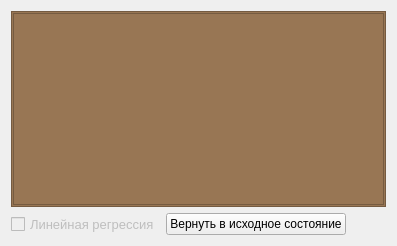
            <widget class="QWidget" name="tab_mainTests_pressure">
             <attribute name="title">
              <string>График давления от перемещения</string>
             </attribute>
             <layout class="QVBoxLayout" name="verticalLayout_57">
              <item>
               <widget class="QFrame" name="frame_chartPressure">
                <property name="autoFillBackground">
                 <bool>false</bool>
                </property>
                <property name="styleSheet">
                 <string notr="true">background-color: rgb(152, 118, 84);</string>
                </property>
                <property name="frameShape">
                 <enum>QFrame::Shape::StyledPanel</enum>
                </property>
                <property name="frameShadow">
                 <enum>QFrame::Shadow::Raised</enum>
                </property>
                <layout class="QVBoxLayout" name="verticalLayout_13">
                 <property name="spacing">
                  <number>3</number>
                 </property>
                 <property name="leftMargin">
                  <number>1</number>
                 </property>
                 <property name="topMargin">
                  <number>1</number>
                 </property>
                 <property name="rightMargin">
                  <number>1</number>
                 </property>
                 <property name="bottomMargin">
                  <number>1</number>
                 </property>
                 <item>
                  <widget class="Widgets::Chart::ChartView" name="Chart_pressure"/>
                 </item>
                </layout>
               </widget>
              </item>
              <item>
               <layout class="QHBoxLayout" name="horizontalLayout_regression">
                <item>
                 <widget class="QCheckBox" name="checkBox_regression">
                  <property name="enabled">
                   <bool>false</bool>
                  </property>
                  <property name="sizePolicy">
                   <sizepolicy hsizetype="Minimum" vsizetype="Preferred">
                    <horstretch>0</horstretch>
                    <verstretch>0</verstretch>
                   </sizepolicy>
                  </property>
                  <property name="font">
                   <font>
                    <family>Segoe UI</family>
                    <pointsize>10</pointsize>
                   </font>
                  </property>
                  <property name="text">
                   <string>Линейная регрессия</string>
                  </property>
                  <property name="checkable">
                   <bool>true</bool>
                  </property>
                  <property name="checked">
                   <bool>false</bool>
                  </property>
                  <property name="tristate">
                   <bool>false</bool>
                  </property>
                 </widget>
                </item>
                <item>
                 <widget class="QPushButton" name="pushButton_inistalState">
                  <property name="text">
                   <string>Вернуть в исходное состояние</string>
                  </property>
                 </widget>
                </item>
                <item>
                 <spacer name="horizontalSpacer_regression">
                  <property name="orientation">
                   <enum>Qt::Orientation::Horizontal</enum>
                  </property>
                  <property name="sizeHint" stdset="0">
                   <size>
                    <width>40</width>
                    <height>20</height>
                   </size>
                  </property>
                 </spacer>
                </item>
               </layout>
              </item>
             </layout>
            </widget>
